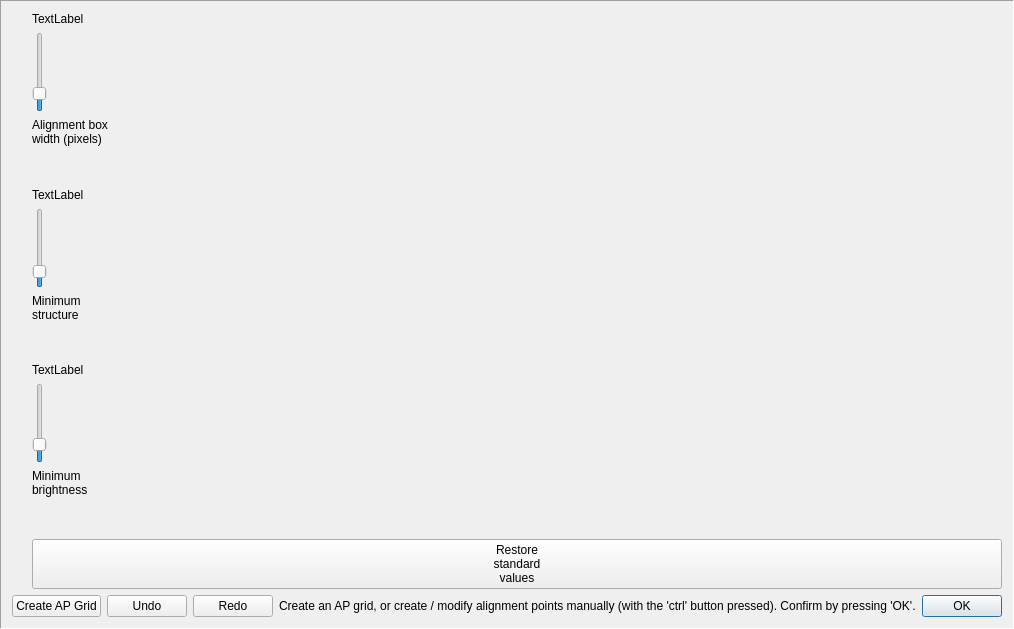
<?xml version="1.0" encoding="UTF-8"?>
<ui version="4.0">
 <class>alignment_point_editor</class>
 <widget class="QFrame" name="alignment_point_editor">
  <property name="geometry">
   <rect>
    <x>0</x>
    <y>0</y>
    <width>941</width>
    <height>629</height>
   </rect>
  </property>
  <property name="sizePolicy">
   <sizepolicy hsizetype="Preferred" vsizetype="Preferred">
    <horstretch>1</horstretch>
    <verstretch>1</verstretch>
   </sizepolicy>
  </property>
  <property name="windowTitle">
   <string>Frame</string>
  </property>
  <property name="locale">
   <locale language="English" country="UnitedStates"/>
  </property>
  <property name="frameShape">
   <enum>QFrame::Panel</enum>
  </property>
  <property name="frameShadow">
   <enum>QFrame::Sunken</enum>
  </property>
  <layout class="QVBoxLayout" name="verticalLayout_2">
   <item>
    <layout class="QHBoxLayout" name="horizontalLayout_2">
     <item>
      <spacer name="horizontalSpacer_3">
       <property name="orientation">
        <enum>Qt::Horizontal</enum>
       </property>
       <property name="sizeType">
        <enum>QSizePolicy::Fixed</enum>
       </property>
       <property name="sizeHint" stdset="0">
        <size>
         <width>20</width>
         <height>20</height>
        </size>
       </property>
      </spacer>
     </item>
     <item>
      <layout class="QVBoxLayout" name="verticalLayout_3">
       <item>
        <widget class="QLabel" name="aphbw_label_display">
         <property name="sizePolicy">
          <sizepolicy hsizetype="Minimum" vsizetype="Preferred">
           <horstretch>0</horstretch>
           <verstretch>0</verstretch>
          </sizepolicy>
         </property>
         <property name="text">
          <string>TextLabel</string>
         </property>
         <property name="alignment">
          <set>Qt::AlignLeading|Qt::AlignLeft|Qt::AlignVCenter</set>
         </property>
        </widget>
       </item>
       <item>
        <widget class="QSlider" name="aphbw_slider_value">
         <property name="minimum">
          <number>20</number>
         </property>
         <property name="maximum">
          <number>140</number>
         </property>
         <property name="singleStep">
          <number>4</number>
         </property>
         <property name="pageStep">
          <number>4</number>
         </property>
         <property name="value">
          <number>40</number>
         </property>
         <property name="orientation">
          <enum>Qt::Vertical</enum>
         </property>
        </widget>
       </item>
       <item>
        <widget class="QLabel" name="aphbw_label_parameter">
         <property name="sizePolicy">
          <sizepolicy hsizetype="Minimum" vsizetype="Preferred">
           <horstretch>0</horstretch>
           <verstretch>0</verstretch>
          </sizepolicy>
         </property>
         <property name="toolTip">
          <string>Size of the quadratic box around an alignment point used to measure the local shift.
Smaller values result in better resolution of locality, but shift detection can fail if local contrast is low.</string>
         </property>
         <property name="text">
          <string>Alignment box
width (pixels)</string>
         </property>
         <property name="alignment">
          <set>Qt::AlignLeading|Qt::AlignLeft|Qt::AlignVCenter</set>
         </property>
        </widget>
       </item>
       <item>
        <spacer name="verticalSpacer">
         <property name="orientation">
          <enum>Qt::Vertical</enum>
         </property>
         <property name="sizeHint" stdset="0">
          <size>
           <width>20</width>
           <height>40</height>
          </size>
         </property>
        </spacer>
       </item>
       <item>
        <widget class="QLabel" name="apst_label_display">
         <property name="sizePolicy">
          <sizepolicy hsizetype="Minimum" vsizetype="Preferred">
           <horstretch>0</horstretch>
           <verstretch>0</verstretch>
          </sizepolicy>
         </property>
         <property name="text">
          <string>TextLabel</string>
         </property>
         <property name="alignment">
          <set>Qt::AlignLeading|Qt::AlignLeft|Qt::AlignVCenter</set>
         </property>
        </widget>
       </item>
       <item>
        <widget class="QSlider" name="apst_slider_value">
         <property name="minimum">
          <number>1</number>
         </property>
         <property name="maximum">
          <number>30</number>
         </property>
         <property name="pageStep">
          <number>5</number>
         </property>
         <property name="value">
          <number>5</number>
         </property>
         <property name="orientation">
          <enum>Qt::Vertical</enum>
         </property>
        </widget>
       </item>
       <item>
        <widget class="QLabel" name="apst_label_parameter">
         <property name="sizePolicy">
          <sizepolicy hsizetype="Minimum" vsizetype="Preferred">
           <horstretch>0</horstretch>
           <verstretch>0</verstretch>
          </sizepolicy>
         </property>
         <property name="toolTip">
          <string>In the automatic construction of alignment point grids, points are discarded if there is too little local structure.
Higher values result in more points to be discarded. If the value is too low, unreliable alignment points are included.</string>
         </property>
         <property name="text">
          <string>Minimum
structure</string>
         </property>
         <property name="alignment">
          <set>Qt::AlignLeading|Qt::AlignLeft|Qt::AlignVCenter</set>
         </property>
        </widget>
       </item>
       <item>
        <spacer name="verticalSpacer_2">
         <property name="orientation">
          <enum>Qt::Vertical</enum>
         </property>
         <property name="sizeHint" stdset="0">
          <size>
           <width>20</width>
           <height>40</height>
          </size>
         </property>
        </spacer>
       </item>
       <item>
        <widget class="QLabel" name="apbt_label_display">
         <property name="sizePolicy">
          <sizepolicy hsizetype="Minimum" vsizetype="Preferred">
           <horstretch>0</horstretch>
           <verstretch>0</verstretch>
          </sizepolicy>
         </property>
         <property name="text">
          <string>TextLabel</string>
         </property>
         <property name="alignment">
          <set>Qt::AlignLeading|Qt::AlignLeft|Qt::AlignVCenter</set>
         </property>
        </widget>
       </item>
       <item>
        <widget class="QSlider" name="apbt_slider_value">
         <property name="minimum">
          <number>2</number>
         </property>
         <property name="maximum">
          <number>50</number>
         </property>
         <property name="singleStep">
          <number>2</number>
         </property>
         <property name="pageStep">
          <number>2</number>
         </property>
         <property name="value">
          <number>10</number>
         </property>
         <property name="orientation">
          <enum>Qt::Vertical</enum>
         </property>
        </widget>
       </item>
       <item>
        <widget class="QLabel" name="apbt_label_parameter">
         <property name="sizePolicy">
          <sizepolicy hsizetype="Minimum" vsizetype="Preferred">
           <horstretch>0</horstretch>
           <verstretch>0</verstretch>
          </sizepolicy>
         </property>
         <property name="toolTip">
          <string>In the automatic construction of alignment point grids, points are discarded if no pixels in the surrounding box are bright enough.
Higher values result in more points to be discarded. If the value is too low, unreliable alignment points are included.</string>
         </property>
         <property name="layoutDirection">
          <enum>Qt::LeftToRight</enum>
         </property>
         <property name="text">
          <string>Minimum
brightness</string>
         </property>
         <property name="alignment">
          <set>Qt::AlignLeading|Qt::AlignLeft|Qt::AlignVCenter</set>
         </property>
        </widget>
       </item>
       <item>
        <spacer name="verticalSpacer_3">
         <property name="orientation">
          <enum>Qt::Vertical</enum>
         </property>
         <property name="sizeHint" stdset="0">
          <size>
           <width>20</width>
           <height>40</height>
          </size>
         </property>
        </spacer>
       </item>
       <item>
        <widget class="QPushButton" name="restore_standard_values">
         <property name="toolTip">
          <string>Reset parameters to original values. In most cases they should give satisfactory results.</string>
         </property>
         <property name="text">
          <string>Restore
standard
values</string>
         </property>
        </widget>
       </item>
      </layout>
     </item>
    </layout>
   </item>
   <item>
    <layout class="QHBoxLayout" name="horizontalLayout">
     <item>
      <widget class="QPushButton" name="btnApGrid">
       <property name="toolTip">
        <string>Create an alignment point grid automatically.</string>
       </property>
       <property name="text">
        <string>Create AP Grid</string>
       </property>
      </widget>
     </item>
     <item>
      <widget class="QPushButton" name="btnUndo">
       <property name="toolTip">
        <string>Undo the last step.</string>
       </property>
       <property name="text">
        <string>Undo</string>
       </property>
      </widget>
     </item>
     <item>
      <widget class="QPushButton" name="btnRedo">
       <property name="toolTip">
        <string>Redo the last step.</string>
       </property>
       <property name="text">
        <string>Redo</string>
       </property>
      </widget>
     </item>
     <item>
      <spacer name="horizontalSpacer_2">
       <property name="orientation">
        <enum>Qt::Horizontal</enum>
       </property>
       <property name="sizeHint" stdset="0">
        <size>
         <width>40</width>
         <height>20</height>
        </size>
       </property>
      </spacer>
     </item>
     <item>
      <widget class="QLabel" name="label_message">
       <property name="text">
        <string>Create an AP grid, or create / modify alignment points manually (with the 'ctrl' button pressed). Confirm by pressing 'OK'.</string>
       </property>
      </widget>
     </item>
     <item>
      <spacer name="horizontalSpacer">
       <property name="orientation">
        <enum>Qt::Horizontal</enum>
       </property>
       <property name="sizeHint" stdset="0">
        <size>
         <width>40</width>
         <height>20</height>
        </size>
       </property>
      </spacer>
     </item>
     <item>
      <widget class="QDialogButtonBox" name="buttonBox">
       <property name="toolTip">
        <string>Confirm the current AP selection.</string>
       </property>
       <property name="standardButtons">
        <set>QDialogButtonBox::Ok</set>
       </property>
      </widget>
     </item>
    </layout>
   </item>
  </layout>
 </widget>
 <resources/>
 <connections>
  <connection>
   <sender>aphbw_slider_value</sender>
   <signal>valueChanged(int)</signal>
   <receiver>aphbw_label_display</receiver>
   <slot>setNum(int)</slot>
   <hints>
    <hint type="sourcelabel">
     <x>48</x>
     <y>72</y>
    </hint>
    <hint type="destinationlabel">
     <x>463</x>
     <y>18</y>
    </hint>
   </hints>
  </connection>
  <connection>
   <sender>apbt_slider_value</sender>
   <signal>valueChanged(int)</signal>
   <receiver>apbt_label_display</receiver>
   <slot>setNum(int)</slot>
   <hints>
    <hint type="sourcelabel">
     <x>48</x>
     <y>459</y>
    </hint>
    <hint type="destinationlabel">
     <x>463</x>
     <y>405</y>
    </hint>
   </hints>
  </connection>
 </connections>
</ui>
